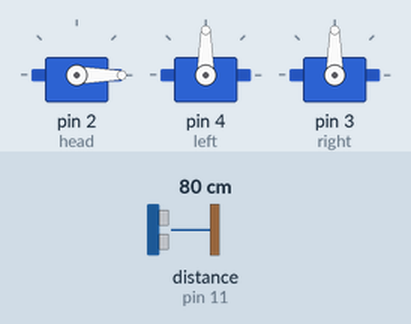
Simulated run of this sketch. Board: Arduino Uno, built with avr-gcc and run on an emulated ATmega328P. On the bench: 3 × servo. The inputs (shaded band) are chosen by the test bench; at power-on: distance to the obstacle (sensor on pin 11) 80 cm. The echo pulse lasts 58.3 µs per cm.

Above: at 3.2 s.
3.3 s: distance to the obstacle (sensor on pin 11) set to 26 cm
At 4.3 s:
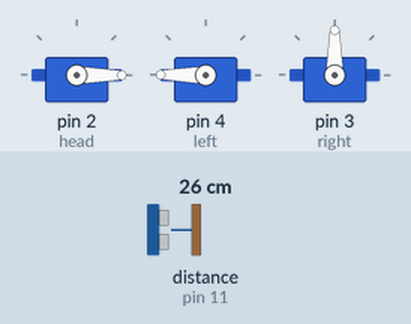
6.4 s: distance to the obstacle (sensor on pin 11) set to 22 cm
At 6.65 s:
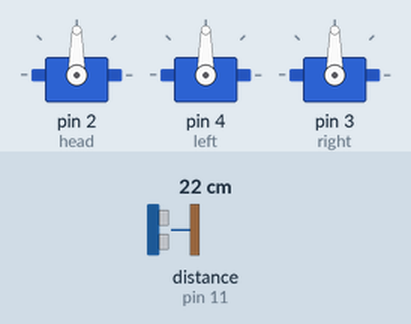
9.5 s: distance to the obstacle (sensor on pin 11) set to 2 cm
At 11.7 s:
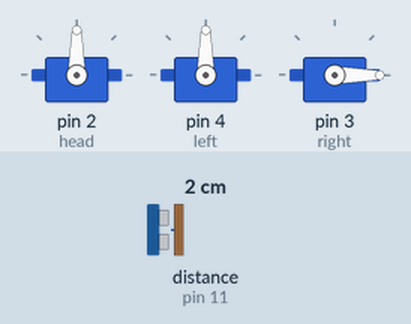
12.6 s: distance to the obstacle (sensor on pin 11) set to 9 cm
15.7 s: distance to the obstacle (sensor on pin 11) set to 4 cm
Timing chart, 0 to 19.8 s (numbered marks = the images above; inputs shaded):
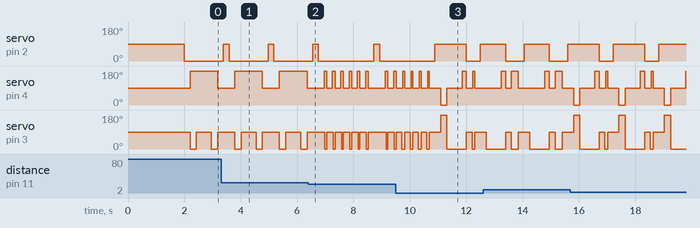

Measured:
- the behaviour switches between 25 and 24 cm on distance to the obstacle (sensor on pin 11) (found by bisection; images 1 and 2)
- after the input at 6.4 s, servo on pin 2 (head): 0° → 90° after 2.3 s, → 0° 0.20 s later
- by itself, servo on pin 2 (head): alternates 90° for 0.20 s and 0° for 1.4 s
- by itself, servo on pin 4 (left): repeats every 1.6 s: 90° 0.54 s, 180° 0.16 s, 90° 0.23 s, 180° 0.06 s, 90° 0.40 s, 0° 0.22 s
- by itself, servo on pin 3 (right): repeats every 1.6 s: 0° 0.69 s, 90° 0.20 s, 0° 0.09 s, 90° 0.40 s, 180° 0.22 s

The sketch:

maze_navigator.ino
```cpp
// Written by: Jimmy LeBaron & Morgan Durocher
// Maze Navigating Robot Project 2016

#include <Servo.h>
#include <NewPing.h>

#define TRIGGER_PIN  12 // Create the variables for the Sonar Sensor
#define ECHO_PIN     11
#define MAX_DISTANCE 50
#define DELAY_TIME   50

///////////////////////////T U R N   S E T T I N G S/////////////////////////////////

#define LEFT_TURN_DEGREES -90  // Use a negative number here
#define RIGHT_TURN_DEGREES 90 // Use a positive number here
#define LEFT_ADJUST -5 // Use a negative number here (Increase if the robot hits the wall a lot)
#define RIGHT_ADJUST 5  // Use a positive number here
#define HEAD_TURN_DEGREES 0 // This is to adjust if the head doesn't point directly right
#define LEFT_STOP 90 // Degree to stop the left servo (Adjust if the servo doesn't stop moving)
#define RIGHT_STOP 90 // Degree to stop the right servo (Adjust if the servo doesn't stop moving)

NewPing sonar(TRIGGER_PIN, ECHO_PIN, MAX_DISTANCE);  // Create the sonar sensor object
Servo head; // Define all the servos
Servo left;
Servo right;

void forward(int cm); // Initialize the methods we created
void turn(int deg);
void tank(int deg);
int count = 0;  // Count will keep track of how often we need to look forward

///////////////////////////////////////////////S E T U P///////////////////////////////////////////////

void setup() {
  head.attach(2); // Assign the servos to their pins
  left.attach(4);
  right.attach(3);
  left.write(LEFT_STOP);
  right.write(RIGHT_STOP);
  delay(2000);
}

////////////////////////////////////////////////// L O O P ////////////////////////////////////////////

void loop() {
  head.write(HEAD_TURN_DEGREES);  // Turn the head to the right
  delay(200);
  int distance = sonar.ping_cm();  // Check the distance from the right wall
  if (count < 6) {  // As long as count is less than 6, we can keep following the wall
    if (distance > 8 && distance < 12) { // If in between 7 and 15, go straight
      forward(8);
      count ++;
    } else if (distance <= 8 && distance > 0) {  // If to close to wall, turn away and scoot forward
      turn(LEFT_ADJUST);
      //delay(100);
      forward(2);
    } else if (distance >= 12 && distance < 25) {  // If to far away, turn towards the wall and scoot forward
      turn(RIGHT_ADJUST);
      //delay(100);
      forward(2);
    } else if (distance >= 25 || distance == 0) {  // If the wall is now gone, turn right to go around the corner
      forward(7);
      //delay(100);
      turn(RIGHT_TURN_DEGREES);
      //delay(100);
      forward(7);
      count = 5; // Make count 5 so we look forward after a turn to check for a wall
    }
    count ++;
  } else {  // If the count is more than six, we need to look forward
    head.write(90);  // Look forward
    delay(200);
    distance = sonar.ping_cm();  // Check the distance ahead of the robot
    if (distance <= 30 && distance > 0) { // If the wall is comming up...
      count = 4;                          // Make count 4 so we will check forward sooner next time
    }
    if (distance <= 15 && distance > 0) {  // If the wall is close, then turn to the left...
      if (distance <= 4 && distance > 0) { // If the wall is too close, back up before turning
      forward(-7);
      }
      turn(LEFT_TURN_DEGREES);
      //delay(200);
      forward(5);
      count = 5;
    } else {
      count = 0;
    }
  }
  //delay(50);
}

//////////////////////////////////////////////// M E T H O D S ////////////////////////////////////////

void forward(int cm) {
  double time = (316.5 * (abs((double)cm) / 10));

  if (cm > 0) {
    left.write(180);
    right.write(0);
    delay(time);
    left.write(90);
    right.write(90);
  } else {
    left.write(0);
    right.write(180);
    delay(time);
    left.write(90);
    right.write(90);
  }
}

void turn(int deg) {
  double time = ((abs((double)deg) / 360) * 2145); // 2145 ms is 360 degrees
  if (deg > 0) {
    right.write(90);
    left.write(180);
    delay(time);
    left.write(90);
  } else {
    right.write(0);
    left.write(90);
    delay(time);
    right.write(90);
  }
}

void tank(int deg) {
  double time = (abs((double)deg / 360) * 2200); // 2145 ms is 360 degrees 2400
  if (deg > 0) {
    right.write(0);
    left.write(0);
    delay(time / 2);
    right.write(90);
    left.write(90);
  } else {
    right.write(0);
    left.write(90);
    delay(time);
    right.write(90);
  }
}
```
